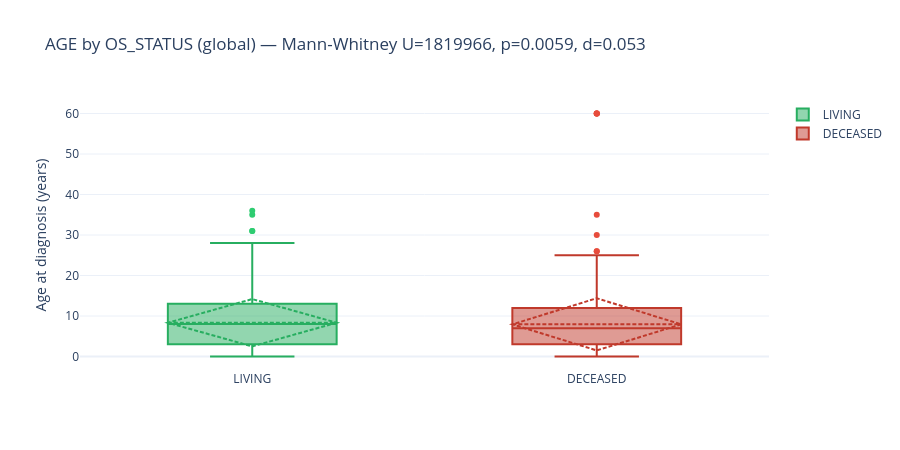

The notebook cell saved with this chart:
### Code cell
# P1A.1: AGE × OS_STATUS (global) -- Boxplot + Mann-Whitney
import re
df = merged.dropna(subset=['AGE', 'OS_STATUS']).copy()
df['os_label'] = df['OS_STATUS'].str.replace(r'^\d+:', '', regex=True)
living = df[df['os_label'] == 'LIVING']['AGE']
deceased = df[df['os_label'] == 'DECEASED']['AGE']
u_stat, p_val = mannwhitneyu(living, deceased, alternative='two-sided')
d = cliffs_delta(living.values, deceased.values)

fig = go.Figure()
fig.add_trace(go.Box(y=living, name='LIVING', boxmean='sd', 
                     marker_color='#2ecc71', line_color='#27ae60'))
fig.add_trace(go.Box(y=deceased, name='DECEASED', boxmean='sd',
                     marker_color='#e74c3c', line_color='#c0392b'))
fig.update_layout(
    title=f'AGE by OS_STATUS (global) — Mann-Whitney U={u_stat:.0f}, p={p_val:.4f}, d={d:.3f}',
    yaxis_title='Age at diagnosis (years)', height=450,
    template='plotly_white')
fig.show()

record_result('1A', 'AGE × OS_STATUS (global)', 'Mann-Whitney', 'global',
              len(df), int(df['os_label'].eq('DECEASED').sum()),
              f'U={u_stat:.0f}', p_val, f'd={d:.3f} ({"large" if abs(d)>=0.474 else "medium" if abs(d)>=0.33 else "small" if abs(d)>=0.147 else "negligible"})',
              'Step 14')

### Figure 1 — Plotly figure (JSON) as saved in the notebook; plotly's stock layout.template omitted (floating-point values rounded to 4 significant figures; data arrays with more than 128 entries replaced by an {"elided": "..."} marker saying what was removed)
{"data": [{"boxmean": "sd", "line": {"color": "#27ae60"}, "marker": {"color": "#2ecc71"}, "name": "LIVING", "type": "box", "y": {"elided": "2554 float values"}}, {"boxmean": "sd", "line": {"color": "#c0392b"}, "marker": {"color": "#e74c3c"}, "name": "DECEASED", "type": "box", "y": {"elided": "1353 float values"}}], "layout": {"height": 450, "title": {"text": "AGE by OS_STATUS (global) — Mann-Whitney U=1819966, p=0.0059, d=0.053"}, "yaxis": {"title": {"text": "Age at diagnosis (years)"}}}}
